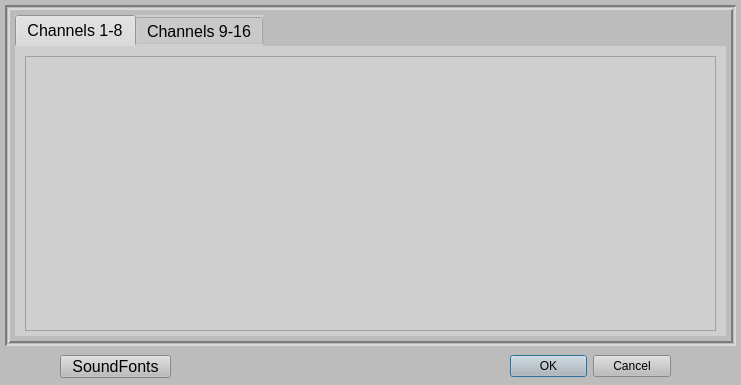
<?xml version="1.0" encoding="UTF-8"?>
<ui version="4.0">
 <class>Dialog_FluidSynthChannels</class>
 <widget class="QDialog" name="Dialog_FluidSynthChannels">
  <property name="geometry">
   <rect>
    <x>0</x>
    <y>0</y>
    <width>741</width>
    <height>385</height>
   </rect>
  </property>
  <property name="windowTitle">
   <string>FluidSynth Channels</string>
  </property>
  <property name="styleSheet">
   <string notr="true">background-color: rgb(188, 188, 188);
border-color: rgb(0, 0, 0);</string>
  </property>
  <widget class="QDialogButtonBox" name="buttonBox_Dialog_Channels">
   <property name="geometry">
    <rect>
     <x>510</x>
     <y>350</y>
     <width>161</width>
     <height>32</height>
    </rect>
   </property>
   <property name="font">
    <font>
     <pointsize>12</pointsize>
    </font>
   </property>
   <property name="orientation">
    <enum>Qt::Horizontal</enum>
   </property>
   <property name="standardButtons">
    <set>QDialogButtonBox::Cancel|QDialogButtonBox::Ok</set>
   </property>
   <property name="centerButtons">
    <bool>true</bool>
   </property>
  </widget>
  <widget class="QFrame" name="frame_mainChannels">
   <property name="geometry">
    <rect>
     <x>5</x>
     <y>5</y>
     <width>731</width>
     <height>341</height>
    </rect>
   </property>
   <property name="frameShape">
    <enum>QFrame::Box</enum>
   </property>
   <property name="frameShadow">
    <enum>QFrame::Sunken</enum>
   </property>
   <property name="lineWidth">
    <number>2</number>
   </property>
   <property name="midLineWidth">
    <number>1</number>
   </property>
   <widget class="QTabWidget" name="tabWidget_channels_table">
    <property name="geometry">
     <rect>
      <x>10</x>
      <y>10</y>
      <width>711</width>
      <height>321</height>
     </rect>
    </property>
    <property name="font">
     <font>
      <pointsize>12</pointsize>
     </font>
    </property>
    <property name="styleSheet">
     <string notr="true">background-color: rgb(207, 207, 207);</string>
    </property>
    <property name="currentIndex">
     <number>0</number>
    </property>
    <widget class="QWidget" name="tab_Channels_1_8">
     <attribute name="title">
      <string>Channels 1-8</string>
     </attribute>
     <widget class="QScrollArea" name="scrollArea_channels_1_8">
      <property name="geometry">
       <rect>
        <x>10</x>
        <y>10</y>
        <width>691</width>
        <height>275</height>
       </rect>
      </property>
      <property name="verticalScrollBarPolicy">
       <enum>Qt::ScrollBarAlwaysOff</enum>
      </property>
      <property name="horizontalScrollBarPolicy">
       <enum>Qt::ScrollBarAlwaysOff</enum>
      </property>
      <property name="widgetResizable">
       <bool>true</bool>
      </property>
      <widget class="QWidget" name="scrollAreaWidgetContents_2">
       <property name="geometry">
        <rect>
         <x>0</x>
         <y>0</y>
         <width>689</width>
         <height>273</height>
        </rect>
       </property>
      </widget>
     </widget>
    </widget>
    <widget class="QWidget" name="tab_Channels_9_16">
     <attribute name="title">
      <string>Channels 9-16</string>
     </attribute>
     <widget class="QScrollArea" name="scrollArea_channels_9_16">
      <property name="geometry">
       <rect>
        <x>10</x>
        <y>10</y>
        <width>691</width>
        <height>275</height>
       </rect>
      </property>
      <property name="verticalScrollBarPolicy">
       <enum>Qt::ScrollBarAlwaysOff</enum>
      </property>
      <property name="horizontalScrollBarPolicy">
       <enum>Qt::ScrollBarAlwaysOff</enum>
      </property>
      <property name="widgetResizable">
       <bool>true</bool>
      </property>
      <widget class="QWidget" name="scrollAreaWidgetContents_3">
       <property name="geometry">
        <rect>
         <x>0</x>
         <y>0</y>
         <width>689</width>
         <height>273</height>
        </rect>
       </property>
      </widget>
     </widget>
    </widget>
   </widget>
  </widget>
  <widget class="QPushButton" name="pushButton_Fluid_Channels_SoundFonts">
   <property name="geometry">
    <rect>
     <x>60</x>
     <y>355</y>
     <width>111</width>
     <height>23</height>
    </rect>
   </property>
   <property name="font">
    <font>
     <pointsize>12</pointsize>
    </font>
   </property>
   <property name="text">
    <string>SoundFonts</string>
   </property>
  </widget>
  <zorder>frame_mainChannels</zorder>
  <zorder>buttonBox_Dialog_Channels</zorder>
  <zorder>pushButton_Fluid_Channels_SoundFonts</zorder>
 </widget>
 <resources/>
 <connections>
  <connection>
   <sender>buttonBox_Dialog_Channels</sender>
   <signal>accepted()</signal>
   <receiver>Dialog_FluidSynthChannels</receiver>
   <slot>accept()</slot>
   <hints>
    <hint type="sourcelabel">
     <x>248</x>
     <y>254</y>
    </hint>
    <hint type="destinationlabel">
     <x>157</x>
     <y>274</y>
    </hint>
   </hints>
  </connection>
  <connection>
   <sender>buttonBox_Dialog_Channels</sender>
   <signal>rejected()</signal>
   <receiver>Dialog_FluidSynthChannels</receiver>
   <slot>reject()</slot>
   <hints>
    <hint type="sourcelabel">
     <x>316</x>
     <y>260</y>
    </hint>
    <hint type="destinationlabel">
     <x>286</x>
     <y>274</y>
    </hint>
   </hints>
  </connection>
 </connections>
</ui>
